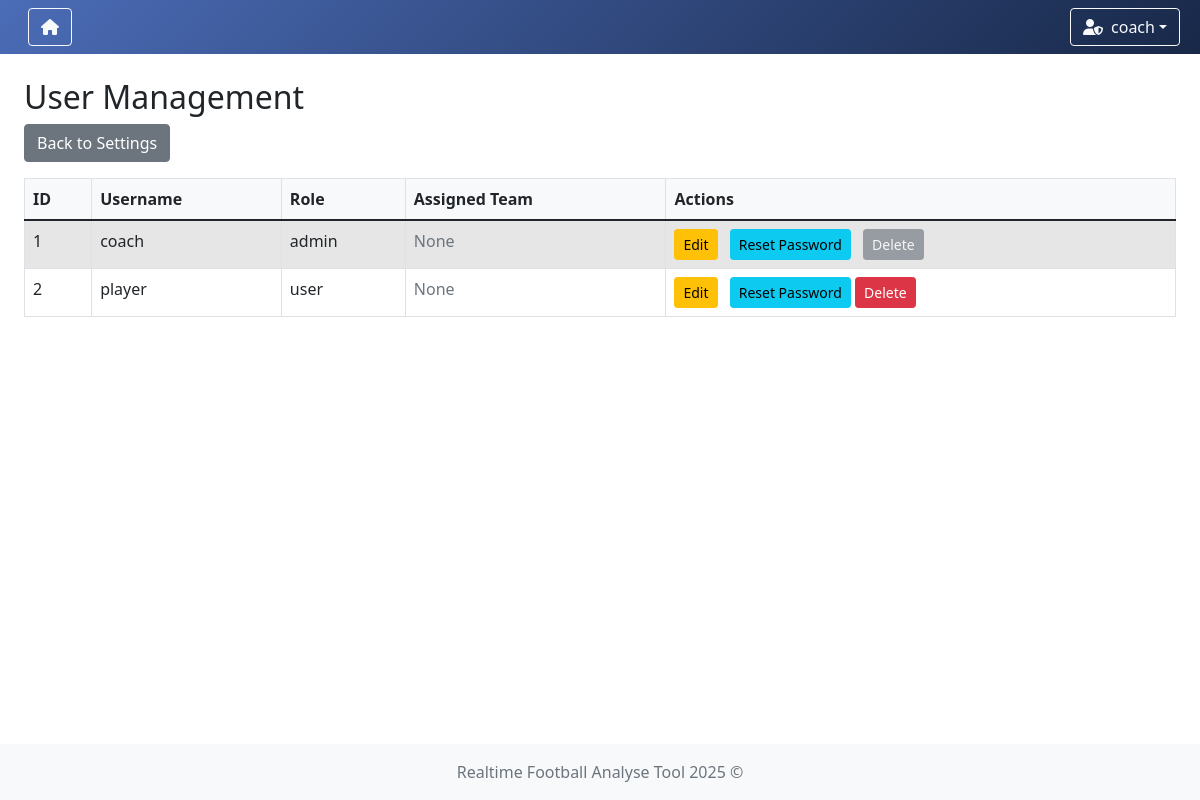
Page /users (signed in) on the earlier database version.
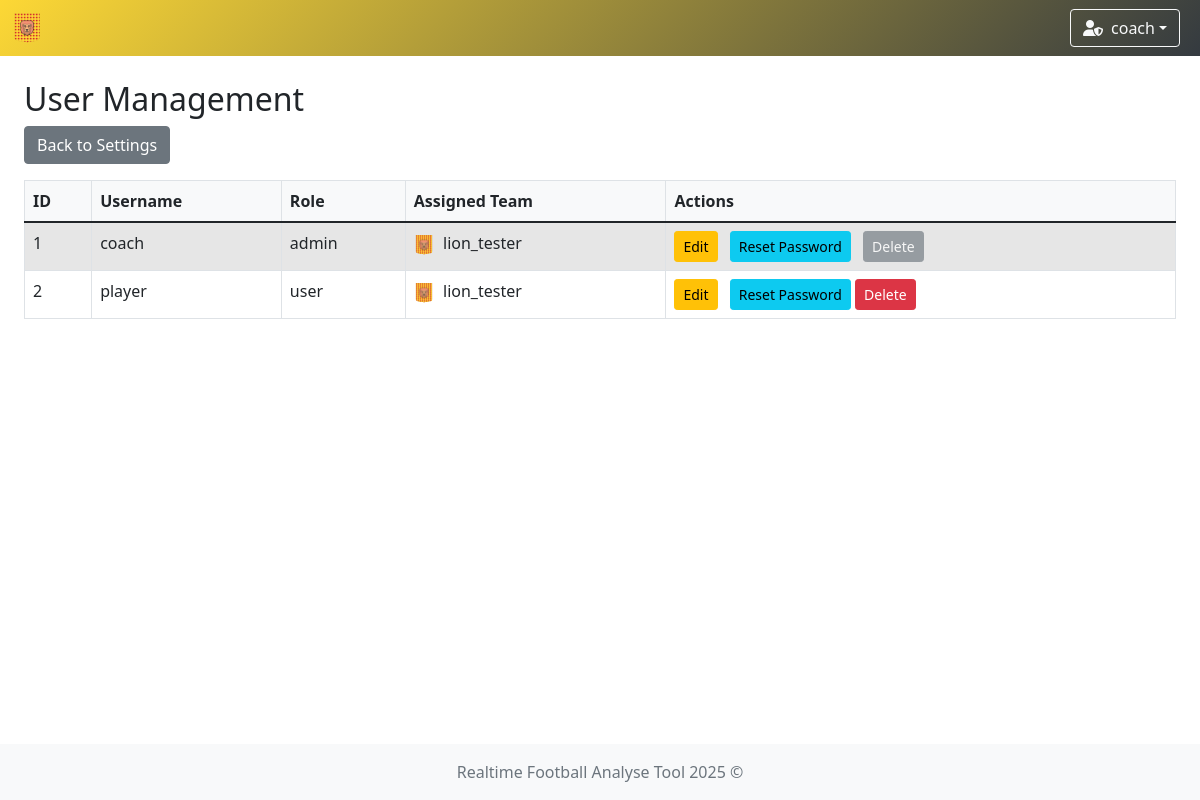
Same page on the later database version.
### app/models/user.py (models this page shows)
class UserModel(db.Model, UserMixin):
    __tablename__ = 'user'
    id = db.Column(db.Integer, primary_key=True)
    username = db.Column(db.String(80), unique=True, nullable=False)
    password = db.Column(db.String(120), nullable=False)
    role = db.Column(db.String(10), nullable=False, default='user')
    team_id = db.Column(db.Integer, db.ForeignKey('teams.id'))
    team = db.relationship('TeamModel', backref='users')

### app/models/team.py (models this page shows)
class TeamModel(db.Model):
    __tablename__ = 'teams'
    id = db.Column(db.Integer, primary_key=True)
    name = db.Column(db.String(100), nullable=False, unique=True)  # prevent duplicate team names
    icon = db.Column(db.String(300), nullable=False)  # longer path for future-proofing
    primary_color = db.Column(db.String(20), nullable=False)
    secondary_color = db.Column(db.String(20), nullable=False)

### app/controllers/user_management.py (the view)
    @login_required
    def user_list(self):
        users = UserModel.query.all()
        return render_template('user/user_list.html', users=users)

### app/controllers/user.py (called while the page is built)
    @staticmethod
    def load_user(user_id):
        return UserModel.query.get(int(user_id))

### run.py (called while the page is built)
    def _inject_context(self) -> None:
        @self.app.context_processor
        def inject_teams() -> dict:
            try:
                teams = TeamModel.query.all()
                return dict(teams=teams)
            except Exception as e:
                print(f"[!] Error injecting teams: {str(e)} ({type(e).__name__})")
                return dict(teams=[])

### app/templates/user/user_list.html (shortened to what this page needs)
{% extends "system/base.html" %}
{% block content %}
<h2>User Management</h2>
<a href="{{ url_for('settings') }}" class="btn btn-secondary mb-3">Back to Settings</a>
<div class="table-responsive">
    <table class="table table-striped table-bordered">
        <thead>
            <tr>
                <th>ID</th>
                <th>Username</th>
                <th>Role</th>
                <th>Assigned Team</th>
                <th>Actions</th>
            </tr>
        </thead>
        <tbody>
            {% for user in users %}
            <tr>
                <td>{{ user.id }}</td>
                <td>{{ user.username }}</td>
                <td>{{ user.role }}</td>
                <td>
                    {% if user.team %}
                        <img src="{{ user.team.icon }}" alt="{{ user.team.name }} icon" style="height:20px; margin-right:5px;">
                        {{ user.team.name }}
                    {% else %}
                        <span class="text-muted">None</span>
                    {% endif %}
                </td>
                <td>
                    {% if current_user.role == 'admin' %}
                        {% if current_user.id == user.id %}
                            <a href="{{ url_for('edit_user', user_id=user.id) }}" class="btn btn-sm btn-warning">Edit</a>
                            <a href="{{ url_for('reset_password', user_id=user.id) }}" class="btn btn-sm btn-info">Reset Password</a>
                            <button class="btn btn-sm btn-secondary" disabled>Delete</button>
                        {% else %}
                            <a href="{{ url_for('edit_user', user_id=user.id) }}" class="btn btn-sm btn-warning">Edit</a>
                            <a href="{{ url_for('reset_password', user_id=user.id) }}" class="btn btn-sm btn-info">Reset Password</a>
                            <form action="{{ url_for('delete_user', user_id=user.id) }}" method="POST" class="d-inline">
                                <button type="submit" class="btn btn-sm btn-danger" onclick="return confirm('Delete this user?')">Delete</button>
                            </form>
                        {% endif %}
                    {% endif %}
                </td>
            </tr>
            {% endfor %}
        </tbody>
    </table>
</div>
{% endblock %}

### app/templates/system/base.html (shortened to what this page needs)
<!DOCTYPE html>
<html lang="en">
<head>
    <link href="https://cdn.jsdelivr.net/npm/bootstrap@5.1.3/dist/css/bootstrap.min.css" rel="stylesheet"/>
    <link rel="stylesheet" href="https://cdn.jsdelivr.net/npm/bootstrap-icons@1.11.3/font/bootstrap-icons.css"/>
    <link rel="stylesheet" href="https://cdnjs.cloudflare.com/ajax/libs/font-awesome/6.5.0/css/all.min.css"/>
    <link rel="stylesheet" href="https://cdn.datatables.net/1.13.6/css/dataTables.bootstrap5.min.css"/>
    <link rel="stylesheet" href="{{ url_for('static', filename='styles.css') }}"/>
</head>
<body class="{% block body_class %}{% endblock %}">
{% if current_user.is_authenticated %}
    <nav class="navbar navbar-expand-lg navbar-dark"
         style="
         {% if session.team_id %}
             {% for team in teams %}
                 {% if team.id == session.team_id %}
                     background: linear-gradient(135deg, {{ team.secondary_color }}, #343a40);
                 {% endif %}
             {% endfor %}
         {% else %}
             background: linear-gradient(135deg, #4b6cb7, #182848);
         {% endif %}
         ">
        <div class="container-fluid position-relative">
            <a class="navbar-brand d-flex align-items-center" href="{{ url_for('index') }}">
                {% if session.team_id %}
                    {% for team in teams %}
                        {% if team.id == session.team_id %}
                            <img class="team-logo" src="{{ team.icon }}" alt="{{ team.name }} logo"
                                 style="height:30px; margin-right:8px;"/>
                        {% endif %}
                    {% endfor %}
                {% else %}
                    <a href="{{ url_for('game_options') }}" class="btn btn-outline-light me-2" title="Home">
                        <i class="fas fa-home"></i>
                    </a>
                {% endif %}
            </a>
            <div class="ms-auto d-flex align-items-center">
                <div class="dropdown me-2">
                    <button class="btn btn-outline-light dropdown-toggle d-flex align-items-center" type="button"
                            id="userDropdown" data-bs-toggle="dropdown" aria-expanded="false">
                        {% if current_user.role == 'admin' %}
                            <i class="fas fa-user-shield me-2"></i>
                        {% else %}
                            <i class="fas fa-user me-2"></i>
                        {% endif %}
                        {{ current_user.username }}
                    </button>
                </div>
            </div>
        </div>
    </nav>
{% endif %}
<div class="content-wrapper">
    <div class="container-fluid mt-4 px-4">
        <div id="toast-container" class="toast-container position-fixed bottom-0 end-0 p-3" style="z-index: 1100;">
        </div>
        {% block content %}{% endblock %}
    </div>
</div>
<footer class="footer mt-auto py-3 bg-light">
    <div class="container text-center">
        <span class="text-muted">Realtime Football Analyse Tool 2025 ©</span>
    </div>
</footer>
</body>
</html>

Differences in the rows shown:
now on this page (row unchanged): TeamModel: icon (picture)
changed UserModel "coach": team.name (not shown) → "lion_tester"; no longer shows "None"
changed UserModel "player": team.name (not shown) → "lion_tester"; no longer shows "None"
